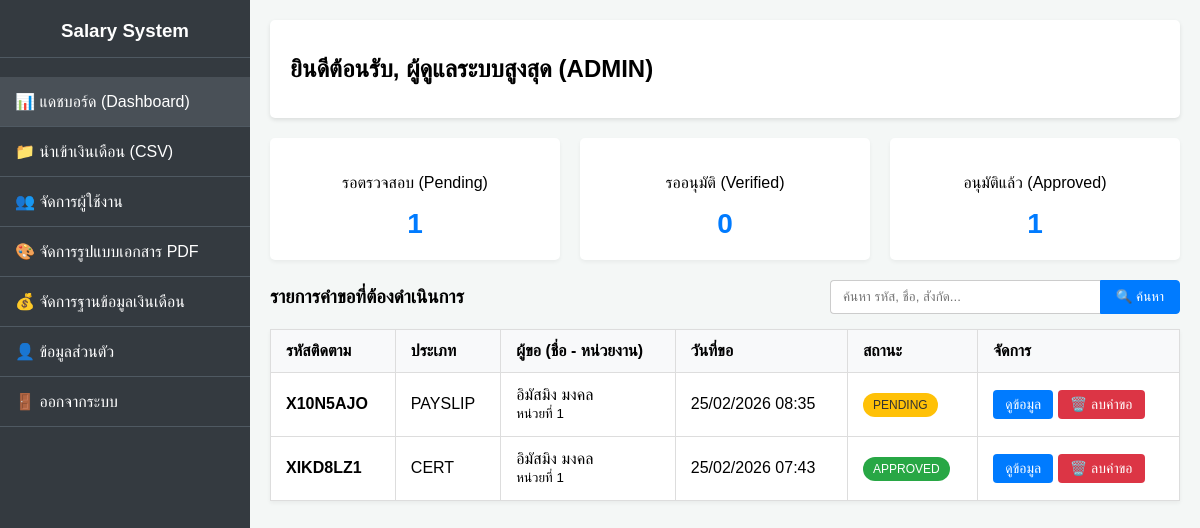
/dashboard.php (signed in), run on the app's committed database.
### tables this page shows
CREATE TABLE `payslip_requests` (
  `id` int(11) NOT NULL,
  `request_id` int(11) NOT NULL,
  `title` varchar(20) NOT NULL,
  `fullname` varchar(100) NOT NULL,
  `position` varchar(100) NOT NULL,
  `department` varchar(100) NOT NULL,
  `req_month` varchar(2) NOT NULL,
  `req_year` varchar(4) NOT NULL
);

CREATE TABLE `requests` (
  `id` int(11) NOT NULL,
  `tracking_code` varchar(8) NOT NULL COMMENT 'รหัสติดตาม 8 หลัก Random',
  `request_type` enum('cert','payslip','both') NOT NULL,
  `status` enum('pending','verified','approved','rejected') NOT NULL DEFAULT 'pending',
  `email` varchar(100) NOT NULL,
  `created_at` timestamp NOT NULL DEFAULT current_timestamp(),
  `reject_reason` text DEFAULT NULL,
  `current_approver_id` int(11) DEFAULT NULL COMMENT 'ส่งต่อให้ใครอนุมัติ'
);

CREATE TABLE `cert_requests` (
  `id` int(11) NOT NULL,
  `request_id` int(11) NOT NULL,
  `emp_type` enum('A','B') NOT NULL COMMENT 'A=ข้าราชการ, B=พนักงานจ้าง',
  `title` varchar(20) NOT NULL,
  `fullname` varchar(100) NOT NULL,
  `id_card` varchar(13) NOT NULL,
  `position` varchar(100) NOT NULL,
  `department` varchar(100) NOT NULL,
  `join_date` date NOT NULL,
  `salary` decimal(10,2) NOT NULL DEFAULT 0.00,
  `position_allowance` decimal(10,2) NOT NULL DEFAULT 0.00,
  `monthly_remuneration` decimal(10,2) NOT NULL DEFAULT 0.00,
  `living_allowance` decimal(10,2) NOT NULL DEFAULT 0.00,
  `total_income` decimal(10,2) NOT NULL DEFAULT 0.00,
  `purpose` varchar(100) NOT NULL,
  `purpose_other` varchar(255) DEFAULT NULL,
  `phone` varchar(20) NOT NULL,
  `contract_no` varchar(50) DEFAULT NULL COMMENT 'เฉพาะพนักงานจ้าง',
  `contract_date` date DEFAULT NULL COMMENT 'เฉพาะพนักงานจ้าง',
  `contract_end_date` date DEFAULT NULL COMMENT 'เฉพาะพนักงานจ้าง',
  `user_signature` varchar(255) DEFAULT NULL COMMENT 'พาทไฟล์ลายเซ็นผู้ขอ'
);

### dashboard.php (the view, shortened to what this page needs)
<?php
require_once 'db.php';
$role = $_SESSION['role'];
$name = $_SESSION['name'];
$stats = $pdo->query("SELECT
    SUM(CASE WHEN status = 'pending' THEN 1 ELSE 0 END) as total_pending,
    SUM(CASE WHEN status = 'verified' THEN 1 ELSE 0 END) as total_verified,
    SUM(CASE WHEN status = 'approved' THEN 1 ELSE 0 END) as total_approved
    FROM requests")->fetch();
$search = $_GET['search'] ?? '';
$sql = "SELECT r.*,
        c.fullname as cert_name, c.department as cert_dept,
        p.fullname as slip_name, p.department as slip_dept
        FROM requests r
        LEFT JOIN cert_requests c ON r.id = c.request_id
        LEFT JOIN payslip_requests p ON r.id = p.request_id
        WHERE 1=1 ";
$params = [];
if ($role === 'approver') {
    $sql .= "ORDER BY r.created_at ASC";
} else {
    $sql .= "ORDER BY r.created_at DESC";
}
$stmt = $pdo->prepare($sql);
$stmt->execute($params);
$requests = $stmt->fetchAll();
?>
<!DOCTYPE html>
<html lang="th">
<head>
</head>
<body>
<div class="sidebar">
    <h3 style="text-align: center; border-bottom: 1px solid #4f5962; padding-bottom: 15px; margin-top:0;">Salary System</h3>
    <a href="dashboard.php" style="background: #495057;">📊 แดชบอร์ด (Dashboard)</a>
    <?php if (isset($_SESSION['role']) && $_SESSION['role'] === 'admin'): ?>
        <a href="import_csv.php">📁 นำเข้าเงินเดือน (CSV)</a>
        <a href="manage_users.php">👥 จัดการผู้ใช้งาน</a>
        <a href="manage_templates.php">🎨 จัดการรูปแบบเอกสาร PDF</a>
    <?php endif; ?>
    <?php if (isset($_SESSION['role']) && in_array($_SESSION['role'], ['admin', 'finance'])): ?>
        <a href="manage_salary.php">💰 จัดการฐานข้อมูลเงินเดือน</a>
    <?php endif; ?>
    <a href="profile.php">👤 ข้อมูลส่วนตัว</a>
    <a href="logout.php">🚪 ออกจากระบบ</a>
</div>
<div class="main-content">
    <div class="header">
        <h2>ยินดีต้อนรับ, <?php echo htmlspecialchars($name); ?> (<?php echo strtoupper($role); ?>)</h2>
    </div>
    <div class="stats-grid">
        <div class="stat-card">
            <p>รอตรวจสอบ (Pending)</p>
            <h3><?php echo $stats['total_pending'] ?? 0; ?></h3>
        </div>
        <div class="stat-card">
            <p>รออนุมัติ (Verified)</p>
            <h3><?php echo $stats['total_verified'] ?? 0; ?></h3>
        </div>
        <div class="stat-card">
            <p>อนุมัติแล้ว (Approved)</p>
            <h3><?php echo $stats['total_approved'] ?? 0; ?></h3>
        </div>
    </div>
    <div style="display: flex; justify-content: space-between; align-items: center; margin-bottom: 15px;">
        <h3 style="margin: 0;">รายการคำขอที่ต้องดำเนินการ</h3>
        <form method="GET" action="dashboard.php" style="display: flex; margin: 0; min-width: 350px;">
            <input type="text" name="search" placeholder="ค้นหา รหัส, ชื่อ, สังกัด..." value="<?php echo htmlspecialchars($search); ?>" style="flex: 1; padding: 8px 12px; border: 1px solid #ccc; border-radius: 4px 0 0 4px; border-right: none; outline: none;">
            <button type="submit" style="padding: 8px 15px; background: #007bff; color: white; border: 1px solid #007bff; border-radius: 0 4px 4px 0; cursor: pointer;">🔍 ค้นหา</button>
        </form>
    </div>
    <table>
        <thead>
            <tr>
                <th>รหัสติดตาม</th>
                <th>ประเภท</th>
                <th>ผู้ขอ (ชื่อ - หน่วยงาน)</th>
                <th>วันที่ขอ</th>
                <th>สถานะ</th>
                <th>จัดการ</th>
            </tr>
        </thead>
        <tbody>
            <?php if (count($requests) > 0): ?>
                <?php foreach ($requests as $req):
                    $req_name = $req['cert_name'] ? $req['cert_name'] : $req['slip_name'];
                    $req_dept = $req['cert_dept'] ? $req['cert_dept'] : $req['slip_dept'];
                    $badge_class = 'bg-warning';
                    if($req['status'] == 'approved') $badge_class = 'bg-success';
                ?>
                <tr>
                    <td><strong><?php echo htmlspecialchars($req['tracking_code']); ?></strong></td>
                    <td><?php echo strtoupper($req['request_type']); ?></td>
                    <td><?php echo htmlspecialchars($req_name) . '<br><small>' . htmlspecialchars($req_dept) . '</small>'; ?></td>
                    <td><?php echo date('d/m/Y H:i', strtotime($req['created_at'])); ?></td>
                    <td><span class="badge <?php echo $badge_class; ?>"><?php echo strtoupper($req['status']); ?></span></td>
                    <td>
                        <a href="view_request.php?id=<?php echo $req['id']; ?>" class="btn btn-primary">ดูข้อมูล</a>
                        <?php if ($role === 'admin'): ?>
                            <form method="POST" class="action-form" style="margin-top:5px;" onsubmit="return confirm('คำเตือน: ยืนยันการลบคำขอนี้ใช่หรือไม่? ข้อมูลที่เกี่ยวข้องจะถูกลบทิ้งทั้งหมดและไม่สามารถกู้คืนได้!');">
                                <button type="submit" class="btn btn-danger" style="background: #dc3545; border-color: #dc3545;">🗑️ ลบคำขอ</button>
                            </form>
                        <?php endif; ?>
                    </td>
                </tr>
                <?php endforeach; ?>
            <?php else: ?>
                <tr><td colspan="6" style="text-align: center;">ไม่มีรายการคำขอในขณะนี้</td></tr>
            <?php endif; ?>
        </tbody>
    </table>
</div>
</body>
</html>

### dashboard.php (style rules this page uses)
body { font-family: 'Sarabun', sans-serif; background: #f4f7f6; margin: 0; }
.sidebar { width: 250px; background: #343a40; color: white; position: fixed; height: 100%; padding-top: 20px; }
.sidebar a { display: block; color: white; padding: 15px; text-decoration: none; border-bottom: 1px solid #4f5962; }
.main-content { margin-left: 250px; padding: 20px; }
.header { display: flex; justify-content: space-between; align-items: center; background: white; padding: 15px 20px; box-shadow: 0 2px 4px rgba(0,0,0,0.1); margin-bottom: 20px; border-radius: 5px; }
.stats-grid { display: grid; grid-template-columns: repeat(3, 1fr); gap: 20px; margin-bottom: 20px; }
.stat-card { background: white; padding: 20px; border-radius: 5px; box-shadow: 0 2px 4px rgba(0,0,0,0.05); text-align: center; }
.stat-card h3 { margin: 0; font-size: 28px; color: #007bff; }
table { width: 100%; border-collapse: collapse; background: white; box-shadow: 0 2px 4px rgba(0,0,0,0.05); }
th, td { padding: 12px 15px; border: 1px solid #ddd; text-align: left; }
th { background-color: #f8f9fa; }
.badge { padding: 5px 10px; border-radius: 15px; font-size: 12px; color: white; }
.bg-warning { background: #ffc107; color: #333; }
.bg-success { background: #28a745; }
.btn { padding: 6px 12px; border: none; border-radius: 4px; cursor: pointer; text-decoration: none; font-size: 14px; color: white; display: inline-block; margin-bottom: 5px; }
.btn-danger { background: #dc3545; }
.btn-primary { background: #007bff; }
.action-form { display: inline-block; }

### data on the page
payslip_requests: request.tracking_code "X10N5AJO", request.request_type "PAYSLIP", fullname "อิมัสมิง มงคล", department "หน่วยที่ 1", request.created_at "25/02/2026 08:35", request.status "PENDING"
cert_requests: request.tracking_code "XIKD8LZ1", request.request_type "CERT", fullname "อิมัสมิง มงคล", department "หน่วยที่ 1", request.created_at "25/02/2026 07:43", request.status "APPROVED"

### other printed values
$name "ผู้ดูแลระบบสูงสุด"
$role "ADMIN"
$stats['total_pending'] "1"
$stats['total_verified'] "0"
$stats['total_approved'] "1"
